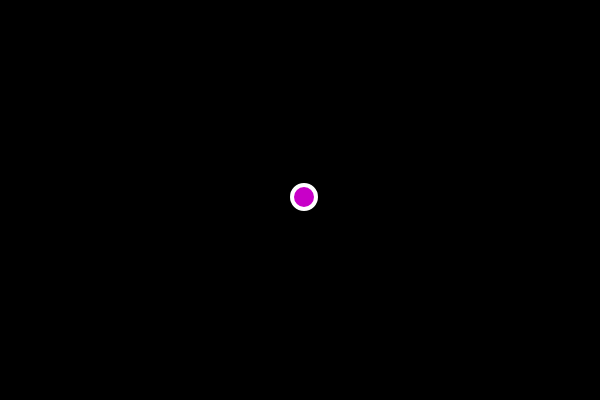
Frame 1 (no input)
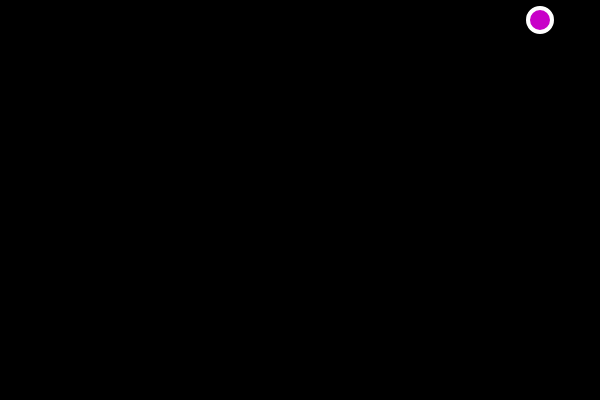
Frame 60 (no input)
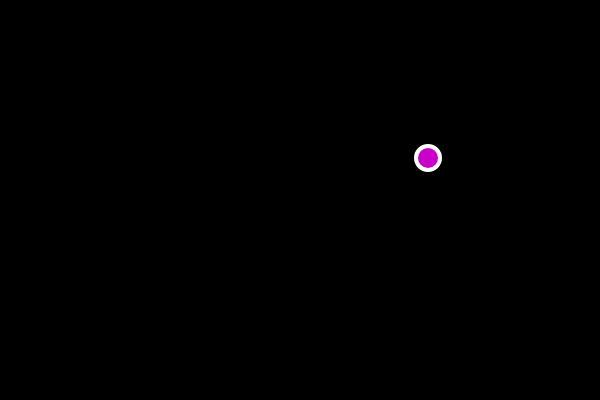
Frame 120 (the mouse pressed at the canvas centre since frame 60)

The p5.js sketch that drew these frames (run headless with seeded random() and noise() and a simulated clock; from frame 60 on, the mouse is pressed at the canvas centre):

// p5.js sketch
// ── sketch.js
/*
https://vimeo.com/channels/learningp5js/139587733
*/

var ball = {
  x: 300,
  y: 200,
  xspeed: 4,
  yspeed: -3
};

function setup() {
  createCanvas(600, 400);
}

function draw() {
  background(0);
  move();
  bounce();
  display();
}

function bounce() {
  if (ball.x > width || ball.x < 0) {
    ball.xspeed = ball.xspeed * -1;
  }

  if (ball.y > height || ball.y < 0) {
    ball.yspeed = ball.yspeed * -1;
  }
}

function display() {
  stroke(255);
  strokeWeight(4);
  fill(200, 0, 200);
  ellipse(ball.x, ball.y, 24, 24);
}

function move() {
  ball.x = ball.x + ball.xspeed;
  ball.y = ball.y + ball.yspeed;
}
